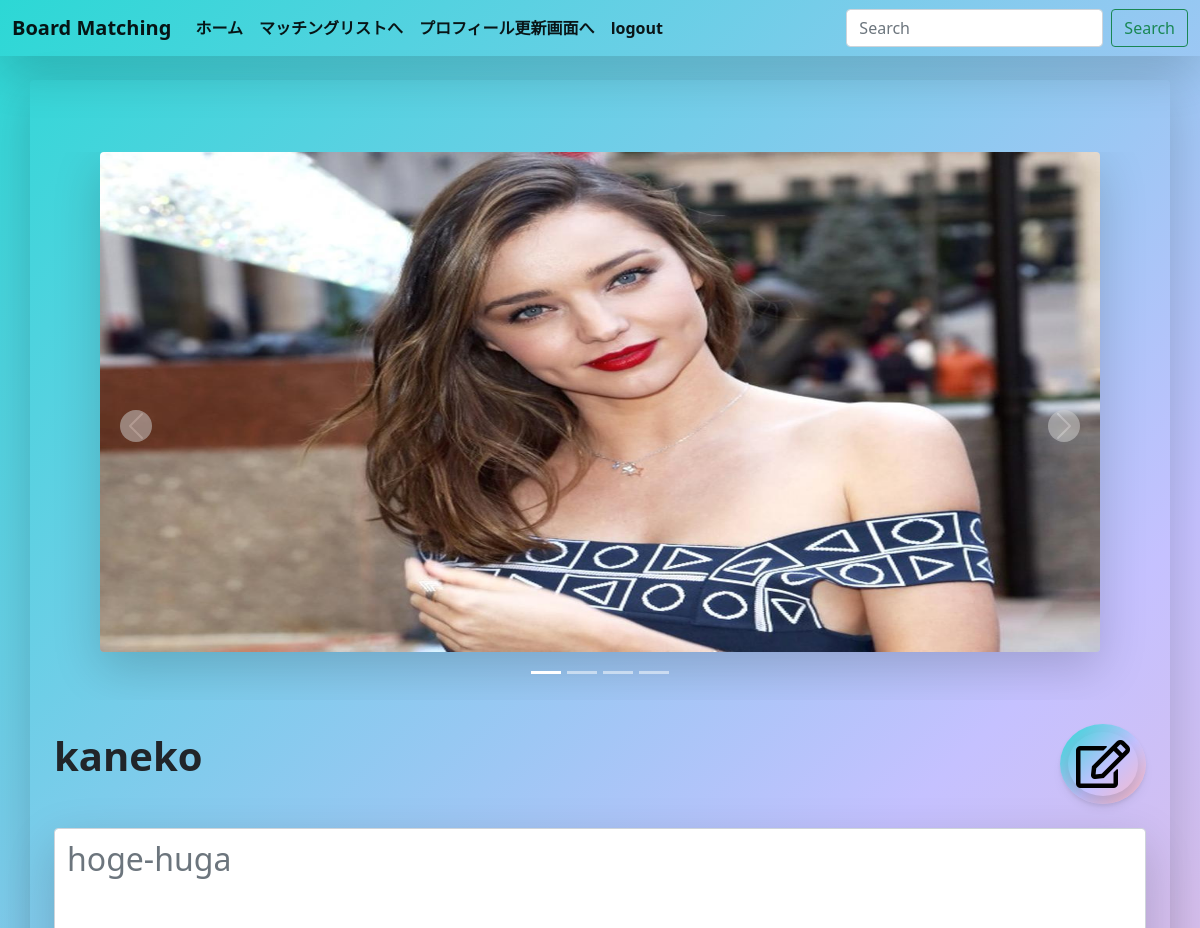
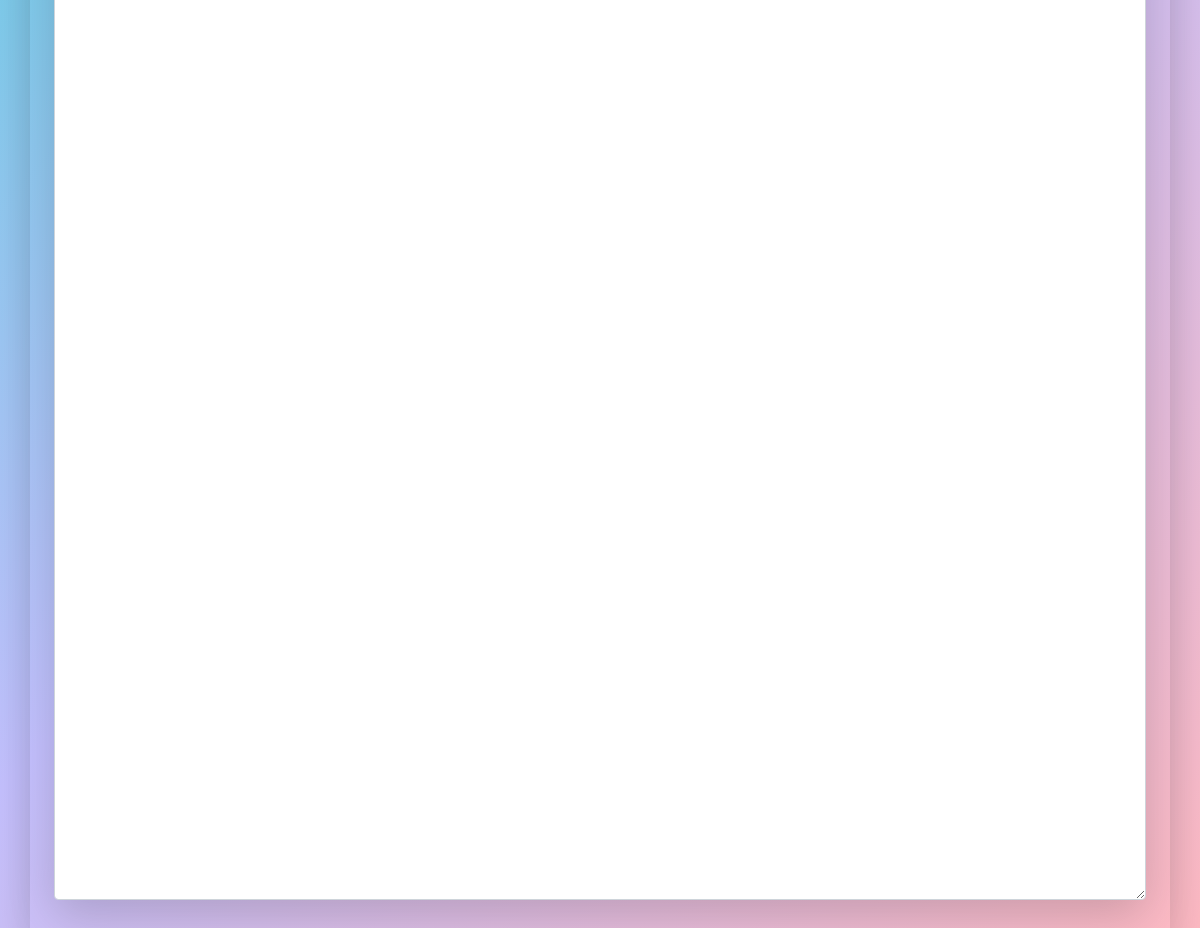
The app's page /5/update/ (signed in) with its own data (2 pictures, top to bottom).
### boardapp/models.py (models this page shows)
class Profile(models.Model):
    user = models.OneToOneField(User, on_delete=models.CASCADE,primary_key=True)
    image = models.ImageField(upload_to='')
    image2 = models.ImageField(upload_to='')
    image3 = models.ImageField(upload_to='')
    image4 = models.ImageField(upload_to='')
    image5 = models.ImageField(upload_to='')
    gender = models.CharField(max_length=20, blank=True)
    birth_date = models.DateField(null=True, blank=True)
    age = models.IntegerField(null=True, blank=True, default=1)
    location = models.CharField(max_length=30, blank=True)
    introduction_text = models.CharField(max_length=500, blank=True)

### boardapp/views.py (the view)
# urls.py: path('<int:pk>/update/', profileUpdate.as_view(), name='update'),
class profileUpdate(UpdateView):
    template_name = 'updateProfile.html'
    model = Profile
    fields = ('image','image2','image3','image4','image5','introduction_text')
    success_url = reverse_lazy('list')

### templates/updateProfile.html (shortened to what this page needs)
{% extends 'base.html' %}
{% load static %}
{% block customcss %}
<link href="{% static 'list.css' %}" rel="stylesheet">
{% endblock customcss %}
{% block content %}
<div class="container fade2">
     <form method="POST" enctype="multipart/form-data">{% csrf_token %}
         <br><br>
         <br>
         <div id="carouselExampleIndicators" class="carousel slide" data-bs-ride="carousel">
             <ol class="carousel-indicators">
                 <li data-bs-target="#carouselExampleIndicators" data-bs-slide-to="0" class="active"></li>
                 <li data-bs-target="#carouselExampleIndicators" data-bs-slide-to="1"></li>
                 <li data-bs-target="#carouselExampleIndicators" data-bs-slide-to="2"></li>
                 <li data-bs-target="#carouselExampleIndicators" data-bs-slide-to="3"></li>
             </ol>
             <div class="carousel-inner">
                 <div class="carousel-item active">
                     <label class="w-100">
                         <span class="w-100">
                             <img class="d-block mx-auto rounded shadow-lg" src="/medi/{{ profile.image2 }}"
                                 style="height: 500px; width: 1000px;">
                         </span>
                         <br><br>
                     </label>
                 </div>
             </div>
             <a class="carousel-control-prev" href="#carouselExampleIndicators" role="button" data-bs-slide="prev">
                 <span class="carousel-control-prev-icon shadow-lg rounded-circle p-1"
                     style="background-color: #d0d0d0;" aria-hidden="true"></span>
             </a>
             <a class="carousel-control-next" href="#carouselExampleIndicators" role="button" data-bs-slide="next">
                 <span class="carousel-control-next-icon shadow-lg rounded-circle p-1"
                     style="background-color: #d0d0d0;" aria-hidden="true"></span>
             </a>
         </div>
         <br>
         <div class="mb-3">
             <div class="d-flex justify-content-between">
                 <label for="exampleFormControlTextarea1" class="form-label mt-2">
                     <h1>{{ user.get_username }}</h1>
                 </label>
                 <button type="submit" class="rounded-circle shadow-sm p-2 assimilation"
                     style="border: none; outline: none;" onMouseOut="this.style.background='linear-gradient(-225deg, #2CD8D5 0%, #C5C1FF 56%, #FFBAC3 100%)'" onMouseOver="this.style.background='rgba(255, 255, 255, .2)'">
                     <i class="far fa-edit fa-3x shadow rounded-circle p-2"></i>
                 </button>
             </div>
             <br>
             <textarea class="form-control shadow-lg intro-text" id="exampleFormControlTextarea1" rows="3"
                 name="introduction_text" placeholder="{{ profile.introduction_text }}"></textarea>
         </div>
     </form>
     <br>
 </div>
{% endblock content %}

### static/list.css (style rules this page uses)
html, body { background: linear-gradient(-225deg, #2CD8D5 0%, #C5C1FF 56%, #FFBAC3 100%); }
.assimilation { background: linear-gradient(-225deg, #2CD8D5 0%, #C5C1FF 56%, #FFBAC3 100%); font-weight: bold; }
.intro-text { height: 1000px; font-size:24pt; }
.fade2 { animation-name: fadein; animation-duration: 2s; animation-fill-mode: forwards; }
h1 { font-weight: bold; }

### records on screen
Profile: image2 (picture), introduction_text "hoge-huga"

### other values on screen
{{ user.get_username }} "kaneko"
